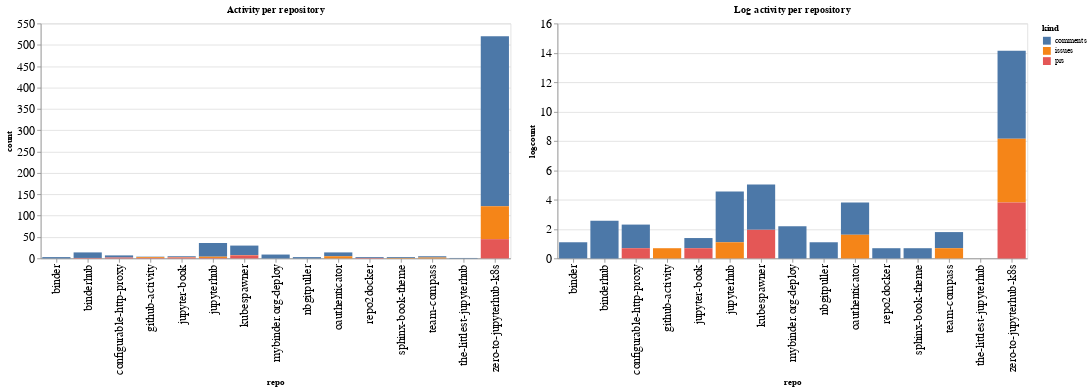

The code cell stored with this chart in its notebook:
### Code cell
ch1 = alt.Chart(repo_summaries, width=600, title="Activity per repository").mark_bar().encode(
    x='repo',
    y='count',
    color='kind',
    tooltip="kind"
)

ch2 = alt.Chart(repo_summaries, width=600, title="Log activity per repository").mark_bar().encode(
    x='repo',
    y='logcount',
    color='kind',
    tooltip="kind"
)

ch1 | ch2

### Figure 1 — Vega-Lite specification as saved in the notebook (floating-point values rounded to 4 significant figures)
{"config": {"axisLeft": {"labelFontSize": 15}, "axisBottom": {"labelFontSize": 15}}, "hconcat": [{"mark": "bar", "encoding": {"color": {"type": "nominal", "field": "kind"}, "tooltip": {"type": "nominal", "field": "kind"}, "x": {"type": "nominal", "field": "repo"}, "y": {"type": "quantitative", "field": "count"}}, "title": "Activity per repository", "width": 600}, {"mark": "bar", "encoding": {"color": {"type": "nominal", "field": "kind"}, "tooltip": {"type": "nominal", "field": "kind"}, "x": {"type": "nominal", "field": "repo"}, "y": {"type": "quantitative", "field": "logcount"}}, "title": "Log activity per repository", "width": 600}], "data": {"name": "data-210d2f74240204be6afedd7e1f810662"}, "$schema": "https://vega.github.io/schema/vega-lite/v4.8.1.json", "datasets": {"data-210d2f74240204be6afedd7e1f810662": [{"repo": "binder", "kind": "comments", "count": 3, "logcount": 1.099}, {"repo": "binderhub", "kind": "comments", "count": 13, "logcount": 2.565}, {"repo": "binderhub", "kind": "prs", "count": 1, "logcount": 0.0}, {"repo": "configurable-http-proxy", "kind": "comments", "count": 5, "logcount": 1.609}, {"repo": "configurable-http-proxy", "kind": "prs", "count": 2, "logcount": 0.6931}, {"repo": "github-activity", "kind": "comments", "count": 1, "logcount": 0.0}, {"repo": "github-activity", "kind": "issues", "count": 2, "logcount": 0.6931}, {"repo": "github-activity", "kind": "prs", "count": 1, "logcount": 0.0}, {"repo": "jupyter-book", "kind": "comments", "count": 2, "logcount": 0.6931}, {"repo": "jupyter-book", "kind": "issues", "count": 1, "logcount": 0.0}, {"repo": "jupyter-book", "kind": "prs", "count": 2, "logcount": 0.6931}, {"repo": "jupyterhub", "kind": "comments", "count": 32, "logcount": 3.466}, {"repo": "jupyterhub", "kind": "issues", "count": 3, "logcount": 1.099}, {"repo": "jupyterhub", "kind": "prs", "count": 1, "logcount": 0.0}, {"repo": "kubespawner", "kind": "comments", "count": 22, "logcount": 3.091}, {"repo": "kubespawner", "kind": "issues", "count": 1, "logcount": 0.0}, {"repo": "kubespawner", "kind": "prs", "count": 7, "logcount": 1.946}, {"repo": "mybinder.org-deploy", "kind": "comments", "count": 9, "logcount": 2.197}, {"repo": "nbgitpuller", "kind": "comments", "count": 3, "logcount": 1.099}, {"repo": "oauthenticator", "kind": "comments", "count": 9, "logcount": 2.197}, {"repo": "oauthenticator", "kind": "issues", "count": 5, "logcount": 1.609}, {"repo": "repo2docker", "kind": "comments", "count": 2, "logcount": 0.6931}, {"repo": "repo2docker", "kind": "prs", "count": 1, "logcount": 0.0}, {"repo": "sphinx-book-theme", "kind": "comments", "count": 2, "logcount": 0.6931}, {"repo": "sphinx-book-theme", "kind": "issues", "count": 1, "logcount": 0.0}, {"repo": "team-compass", "kind": "comments", "count": 3, "logcount": 1.099}, {"repo": "team-compass", "kind": "issues", "count": 2, "logcount": 0.6931}, {"repo": "the-littlest-jupyterhub", "kind": "comments", "count": 1, "logcount": 0.0}, {"repo": "zero-to-jupyterhub-k8s", "kind": "comments", "count": 398, "logcount": 5.986}, {"repo": "zero-to-jupyterhub-k8s", "kind": "issues", "count": 77, "logcount": 4.344}, {"repo": "zero-to-jupyterhub-k8s", "kind": "prs", "count": 45, "logcount": 3.807}]}}
